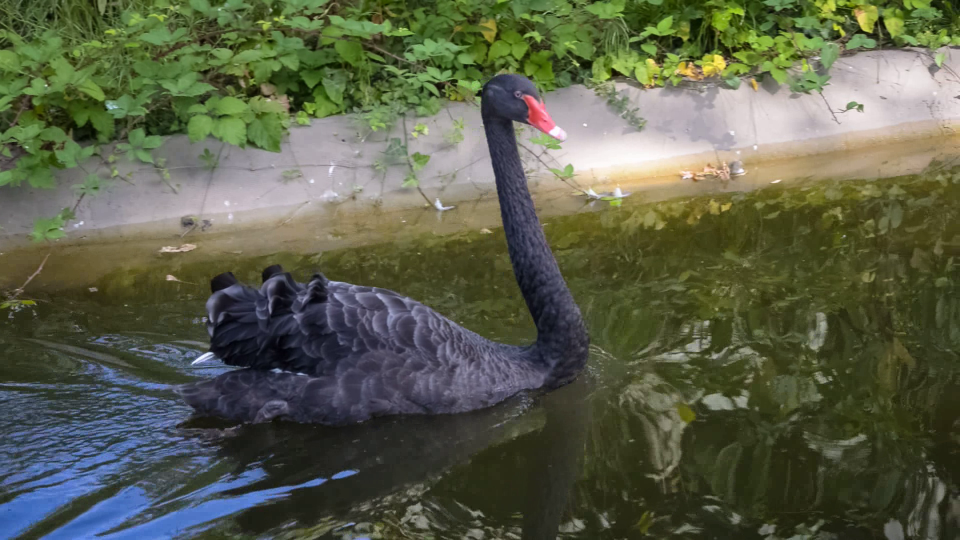
#> input picture frame 5 of blackswan.mp4, 1920 x 1080 px (shown at 1/2 size)
$ python read_video.py
#> lines starting #> are read from the running program, lines starting #| are printed output that depends on the picture
import numpy as np
import cv2 as cv
cap = cv.VideoCapture("./../blackswan.mp4")
i = 0
while(True):
    ret,frame = cap.read()
#> frame is the input picture: shape (1080, 1920, 3); mean B, G, R 73.8, 95.3, 90.6
    gray = cv.cvtColor(frame,cv.COLOR_BGR2GRAY)
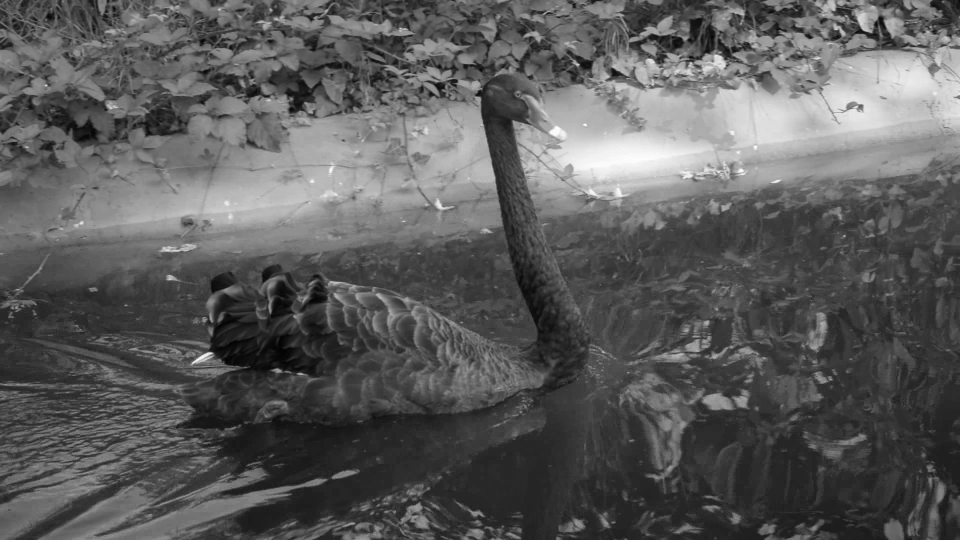
#> gray: shape (1080, 1920) (shown at 1/2 size); min 1, max 255, mean 91.4
    cv.imshow("frame",frame)
#> (the run stopped early here; a loop or call above may not have finished)

$ run again, starting later in the video
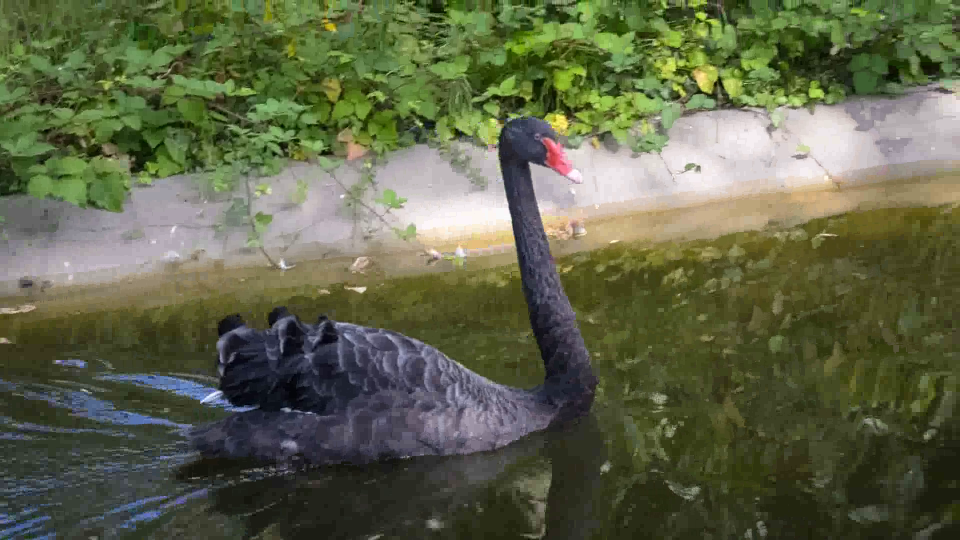
#> input picture frame 22 of blackswan.mp4, 1920 x 1080 px (shown at 1/2 size)
#> frame is the input picture: shape (1080, 1920, 3); mean B, G, R 73.1, 100.8, 95.6
#> `gray = cv.cvtColor(frame,cv.COLOR_BGR2GRAY)`:
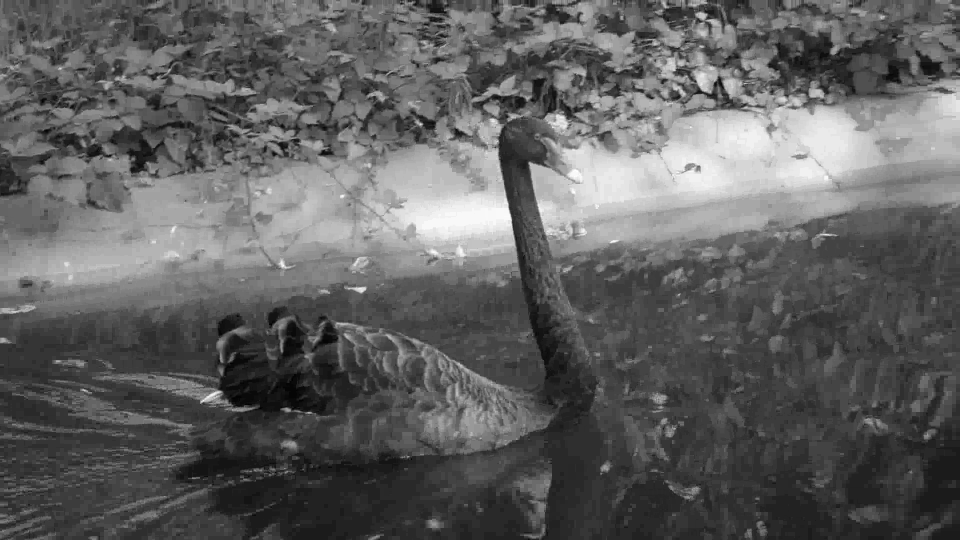
#> gray: shape (1080, 1920) (shown at 1/2 size); min 0, max 255, mean 96.1

$ run again, starting later in the video
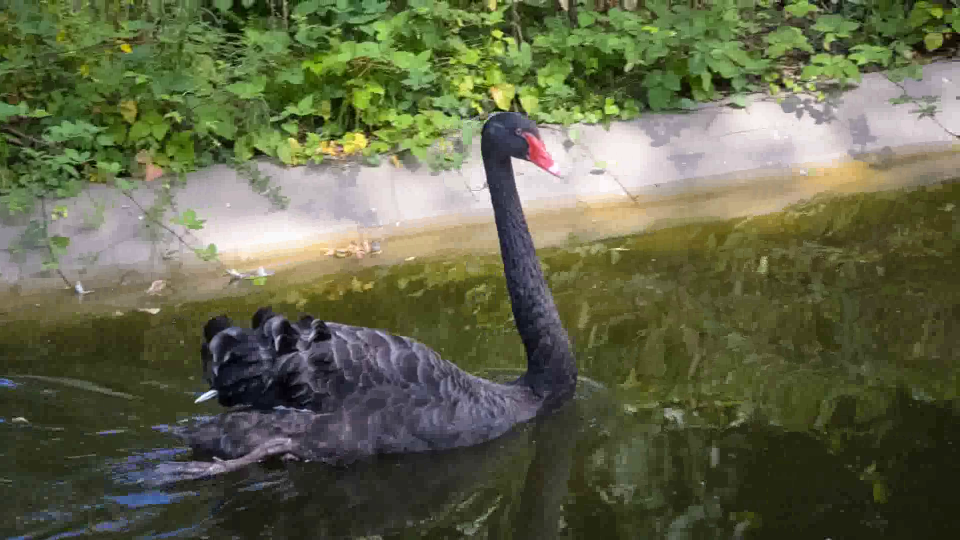
#> input picture frame 40 of blackswan.mp4, 1920 x 1080 px (shown at 1/2 size)
#> frame is the input picture: shape (1080, 1920, 3); mean B, G, R 73.2, 101.8, 97.8
#> `gray = cv.cvtColor(frame,cv.COLOR_BGR2GRAY)`:
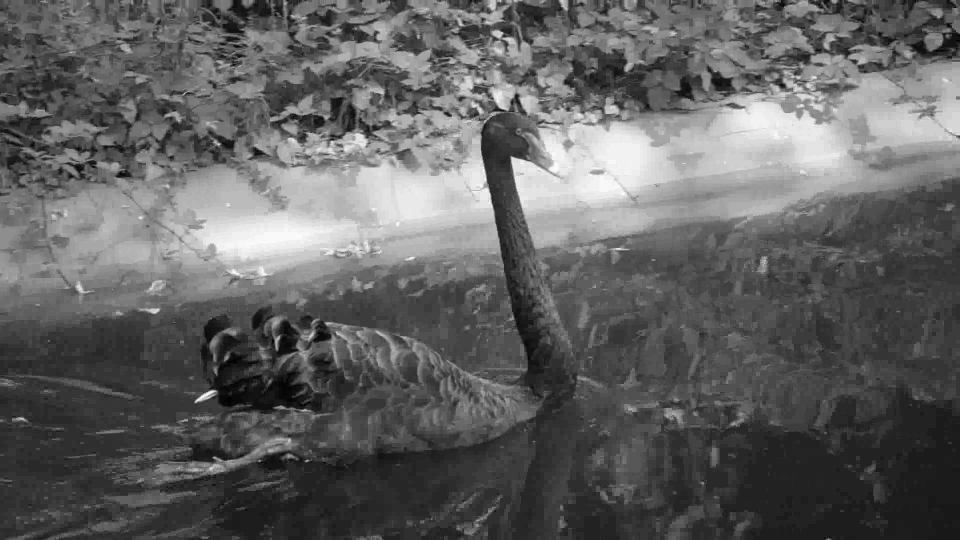
#> gray: shape (1080, 1920) (shown at 1/2 size); min 0, max 255, mean 97.3
